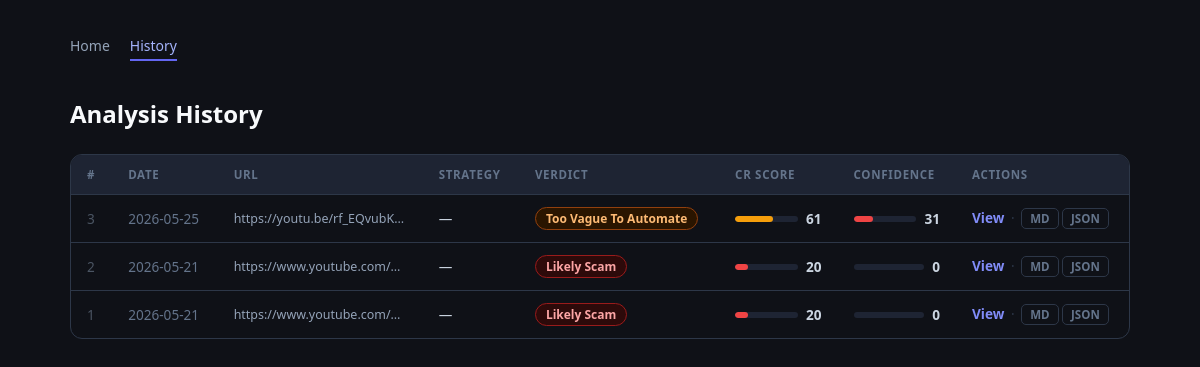
Before: /history with the older database file.
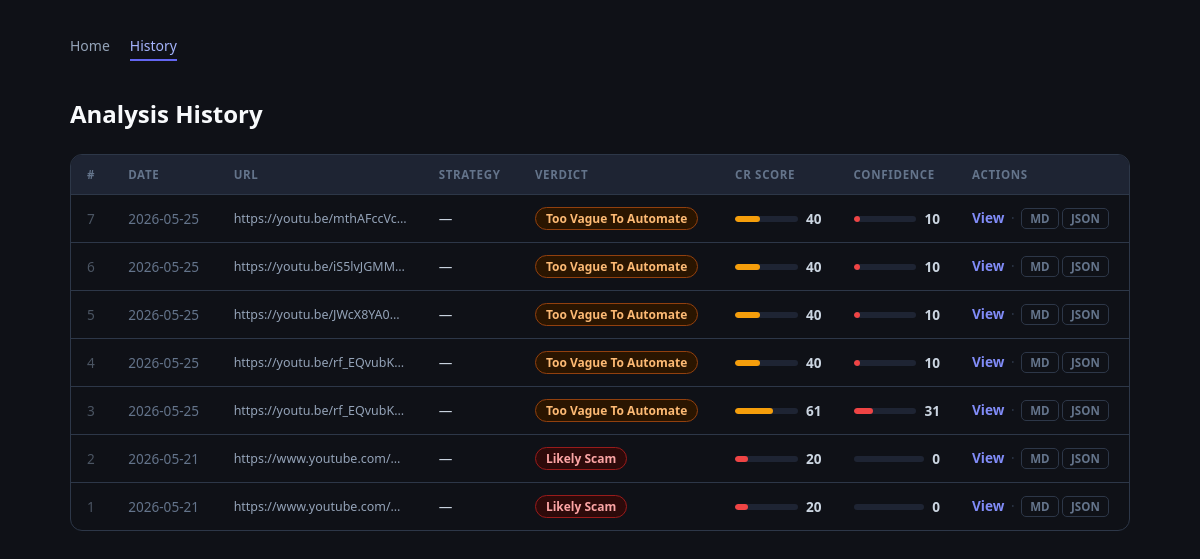
After: the same page with the newer database file.
### tables this page shows
CREATE TABLE analyses (
                id                    INTEGER PRIMARY KEY AUTOINCREMENT,
                youtube_url           TEXT NOT NULL,
                video_id              TEXT,
                strategy_name         TEXT,
                strategy_type         TEXT,
                market                TEXT,
                timeframe             TEXT,
                coding_readiness_score INTEGER,
                confidence_score      INTEGER,
                pine_script_ready     INTEGER,
                warning               TEXT,
                missing_information   TEXT,
                failure_reasons       TEXT,
                subjective_terms      TEXT,
                verdict               TEXT,
                automation_difficulty TEXT,
                created_at            TEXT NOT NULL
            );

### app.py (the view)
    @app.get("/history", response_class=HTMLResponse)
    def history(request: Request):
        rows = _db.get_all_analyses() if _db is not None else []
        return templates.TemplateResponse(
            request=request,
            name="history.html",
            context={"rows": rows},
        )

### templates/history.html (shortened to what this page needs)
<!DOCTYPE html>
<html lang="en">
<head>
</head>
<body>
<div class="container">
  <nav>
    <a href="/">Home</a>
    <a href="/history" class="active">History</a>
  </nav>
  <h1>Analysis History</h1>
  {% if not rows %}
  <p class="empty">No analyses saved yet. <a href="/">Analyze a YouTube video</a> to get started.</p>
  {% else %}
  <div class="table-wrap">
    <table>
      <thead>
        <tr>
          <th>#</th>
          <th>Date</th>
          <th>URL</th>
          <th>Strategy</th>
          <th>Verdict</th>
          <th>CR Score</th>
          <th>Confidence</th>
          <th>Actions</th>
        </tr>
      </thead>
      <tbody>
        {% for r in rows %}
        {% set cr = r.coding_readiness_score or 0 %}
        {% set cf = r.confidence_score or 0 %}
        <tr>
          <td style="color:#4b5563;">{{ r.id }}</td>
          <td style="white-space:nowrap;color:#64748b;">{{ r.created_at[:10] }}</td>
          <td class="url" title="{{ r.youtube_url }}">{{ r.youtube_url }}</td>
          <td>{{ r.strategy_name or '—' }}</td>
          <td>
            {% set vc = {'Likely Scam':'red','Too Vague To Automate':'orange','Semi-Codable':'yellow','Fully Codable':'green'} %}
            <span class="verdict-pill {{ vc.get(r.verdict, 'orange') }}">{{ r.verdict or '—' }}</span>
          </td>
          <td class="score">
            <div class="score-bar-inline">
              <div class="bar-mini">
                <div class="bar-mini-fill {% if cr >= 70 %}fill-green{% elif cr >= 40 %}fill-yellow{% else %}fill-red{% endif %}"
                     style="width:{{ cr }}%"></div>
              </div>
              {{ cr }}
            </div>
          </td>
          <td class="score">
            <div class="score-bar-inline">
              <div class="bar-mini">
                <div class="bar-mini-fill {% if cf >= 70 %}fill-green{% elif cf >= 40 %}fill-yellow{% else %}fill-red{% endif %}"
                     style="width:{{ cf }}%"></div>
              </div>
              {{ cf }}
            </div>
          </td>
          <td class="actions">
            <a class="link-btn" href="/analysis/{{ r.id }}">View</a>
            <span class="action-sep">·</span>
            <a class="export-link" href="/analysis/{{ r.id }}/markdown"
               download="strategy_{{ r.id }}.md" title="Download Markdown">MD</a>
            <a class="export-link" href="/analysis/{{ r.id }}/json"
               download="strategy_{{ r.id }}.json" title="Download JSON">JSON</a>
          </td>
        </tr>
        {% endfor %}
      </tbody>
    </table>
  </div>
  {% endif %}
</div>
</body>
</html>

### templates/history.html (style rules this page uses)
*, *::before, *::after { box-sizing: border-box; margin: 0; padding: 0; }
body { font-family: system-ui, -apple-system, sans-serif; background: #0f1117; color: #e2e8f0; min-height: 100vh; }
.container { max-width: 1100px; margin: 0 auto; padding: 32px 20px 80px; }
nav { display: flex; gap: 20px; margin-bottom: 36px; font-size: 0.875rem; }
nav a { color: #94a3b8; text-decoration: none; padding: 4px 0; border-bottom: 2px solid transparent; transition: color .15s, border-color .15s; }
nav a.active { color: #a5b4fc; border-bottom-color: #6366f1; }
h1 { font-size: 1.5rem; font-weight: 700; color: #f8fafc; margin-bottom: 24px; }
.table-wrap { overflow-x: auto; border-radius: 12px; border: 1px solid #2d3748; }
table { width: 100%; border-collapse: collapse; font-size: 0.85rem; }
thead th { background: #1e2433; color: #64748b; font-size: 0.72rem; text-transform: uppercase; letter-spacing: .06em; padding: 12px 16px; text-align: left; white-space: nowrap; }
tbody tr { border-top: 1px solid #2d3748; transition: background .12s; }
tbody td { padding: 12px 16px; color: #cbd5e1; vertical-align: middle; }
td.url { max-width: 200px; overflow: hidden; text-overflow: ellipsis; white-space: nowrap; color: #94a3b8; font-size: 0.78rem; }
td.score { font-weight: 700; font-variant-numeric: tabular-nums; }
td.actions { white-space: nowrap; }
.verdict-pill { display: inline-block; padding: 2px 10px; border-radius: 99px; font-size: 0.75rem; font-weight: 700; white-space: nowrap; }
.verdict-pill.red { background: #2d0a0a; border: 1px solid #991b1b; color: #fca5a5; }
.verdict-pill.orange { background: #2a1500; border: 1px solid #92400e; color: #fdba74; }
.link-btn { color: #818cf8; text-decoration: none; font-weight: 600; }
.export-link { display: inline-block; padding: 2px 8px; border-radius: 5px; font-size: 0.72rem; font-weight: 600; text-decoration: none; border: 1px solid #2d3748; background: #0f1117; color: #64748b; transition: background .12s, color .12s; }
.action-sep { color: #2d3748; margin: 0 3px; }
.score-bar-inline { display: flex; align-items: center; gap: 8px; }
.bar-mini { flex: 1; min-width: 60px; height: 6px; background: #1e2433; border-radius: 99px; overflow: hidden; }
.bar-mini-fill { height: 100%; border-radius: 99px; }
.fill-yellow { background: #f59e0b; }
.fill-red { background: #ef4444; }

Changed rows visible on the page:
added analyses: id "7", created_at "2026-05-25", youtube_url "https://youtu.be/mthAFccVc…", strategy_name "—", verdict "Too Vague To Automate", coding_readiness_score "40", confidence_score "10"
added analyses: id "6", created_at "2026-05-25", youtube_url "https://youtu.be/iS5lvJGMM…", strategy_name "—", verdict "Too Vague To Automate", coding_readiness_score "40", confidence_score "10"
added analyses: id "5", created_at "2026-05-25", youtube_url "https://youtu.be/JWcX8YA0…", strategy_name "—", verdict "Too Vague To Automate", coding_readiness_score "40", confidence_score "10"
added analyses: id "4", created_at "2026-05-25", youtube_url "https://youtu.be/rf_EQvubK…", strategy_name "—", verdict "Too Vague To Automate", coding_readiness_score "40", confidence_score "10"
